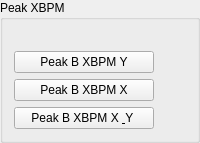
         <widget class="QGroupBox" name="groupBox_25">
          <property name="title">
           <string>Peak XBPM</string>
          </property>
          <layout class="QGridLayout" name="gridLayout_85">
           <item row="3" column="0">
            <widget class="QPushButton" name="pb_peakBeamXY">
             <property name="sizePolicy">
              <sizepolicy hsizetype="Preferred" vsizetype="Preferred">
               <horstretch>0</horstretch>
               <verstretch>0</verstretch>
              </sizepolicy>
             </property>
             <property name="text">
              <string>    Peak B XBPM X &amp; Y     </string>
             </property>
            </widget>
           </item>
           <item row="1" column="0">
            <widget class="QPushButton" name="pb_peakBeamY">
             <property name="sizePolicy">
              <sizepolicy hsizetype="Preferred" vsizetype="Preferred">
               <horstretch>0</horstretch>
               <verstretch>0</verstretch>
              </sizepolicy>
             </property>
             <property name="text">
              <string>Peak B XBPM Y</string>
             </property>
            </widget>
           </item>
           <item row="2" column="0">
            <widget class="QPushButton" name="pb_peakBeamX">
             <property name="sizePolicy">
              <sizepolicy hsizetype="Preferred" vsizetype="Preferred">
               <horstretch>0</horstretch>
               <verstretch>0</verstretch>
              </sizepolicy>
             </property>
             <property name="text">
              <string>Peak B XBPM X</string>
             </property>
            </widget>
           </item>
           <item row="0" column="0">
            <widget class="QLabel" name="label_54">
             <property name="text">
              <string/>
             </property>
            </widget>
           </item>
           <item row="1" column="1">
            <widget class="QLabel" name="label_80">
             <property name="text">
              <string/>
             </property>
            </widget>
           </item>
          </layout>
         </widget>
